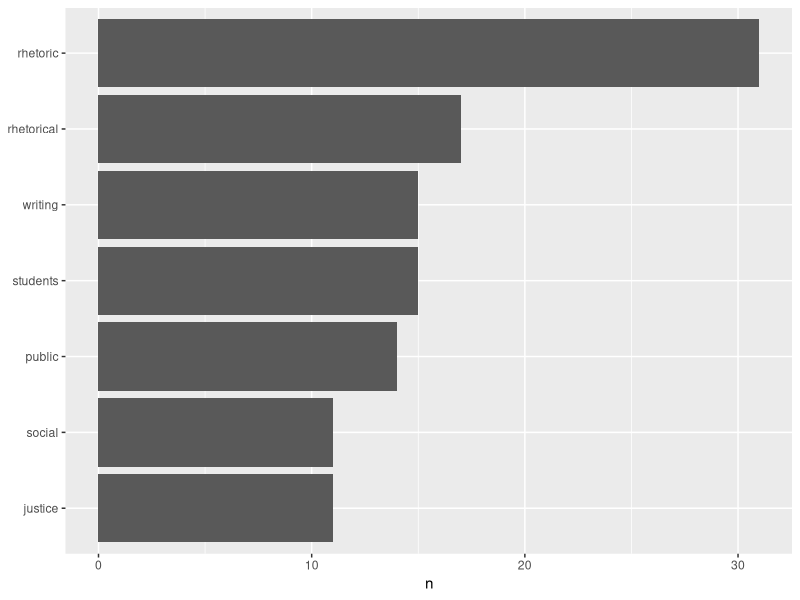
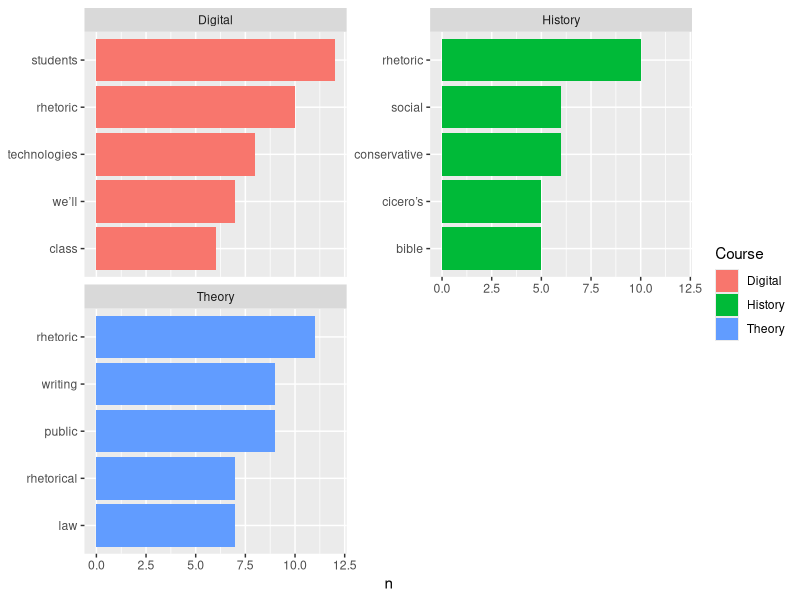
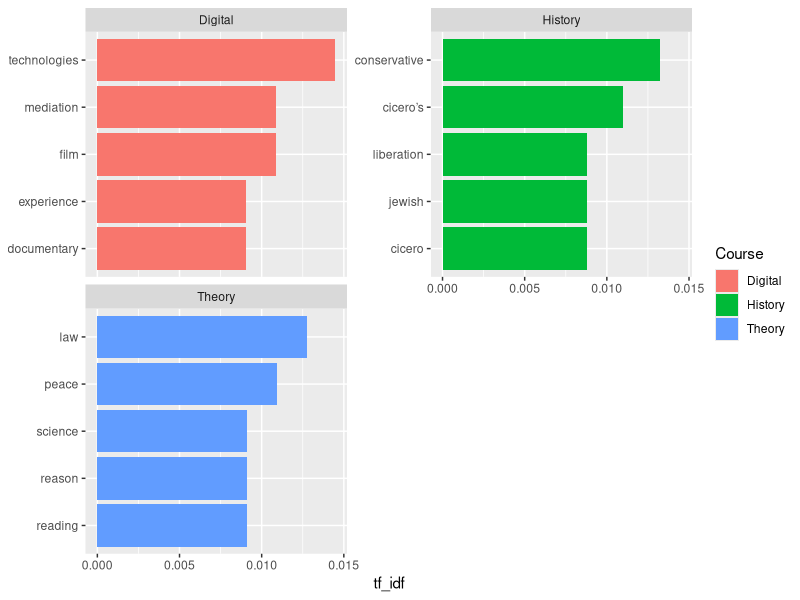

These charts were generated, in order, by the following R code:

# Tutorial 3: Text Analytics  ---------------------------------------------


# This script walks users through basic text analytic techniques including word frequencies and TF-IDF. It helps user identify the most common and most salient terms in different categories of recent rhetoric courses at The University of Texas at Austin. 


# Pre-Flight --------------------------------------------------------------

# Load libraries 
library(tidyverse)
library(tidytext)

# Load data
data <- read_csv("datasets/drw_courses.csv")

# Explore data by word frequency ------------------------------------------

# View most common words in all tweets
data %>%
  #Tokenize by word
  unnest_tokens(word, Description) %>%
  # Count and sort by word 
  count(word, sort = TRUE) 

# View most common words excluding stop words
data %>%
  unnest_tokens(word, Description) %>%
  #USe anti_join() to remove stop words 
  anti_join(stop_words) %>%
  count(word, sort = TRUE) 

#Visualize frequency of most common words occurring more frequently than 200 times
data %>%
  unnest_tokens(word, Description) %>%
  anti_join(stop_words) %>%
  count(word, sort = TRUE) %>%
  # Exclude words that appear fewer than 200 times
  filter(n > 10) %>%
  # Reorder descending
  mutate(word = reorder(word, n)) %>%
  #plot data
  ggplot(aes(x=word, y=n)) +
  # Add column geometry 
  geom_col() +
  #Remove the x axis labels 
  xlab(NULL) +
  #Flip coordinates so X data is on the Y axis
  coord_flip()



# RQ: What are the most common words by course? --------------------------

data %>%
  unnest_tokens(word, Description) %>%
  anti_join(stop_words) %>%
  # county by word and course
  count(word, Course, sort = TRUE) %>%
  group_by(Course) %>% 
  slice(1:5) %>%
  ungroup() %>%
  # Reorder descending
  mutate(Course= as.factor(Course),
       word = reorder_within(word, n, Course)) %>%
  ggplot(aes(word, n, fill = Course)) +
  geom_col() +
  xlab(NULL) +
  coord_flip()+
  scale_x_reordered()+ # This must be added to fix issues with the labels created above. 
  facet_wrap(~Course, ncol = 2, scales = "free_y")



# What are the most salient words by course? -----------------------------

#Save word data for each debate
data_word_n <- data %>%
  unnest_tokens(word, Description) %>%
  anti_join(stop_words) %>%
  count(Course, word, sort = TRUE)

# Get word count by debate compared to total count of each word
total_words <- data_word_n %>% 
  group_by(Course) %>% 
  summarize(total = sum(n))

# Create a new dataframe combining information on total number of words per tweet word frequency counts
data_word_n <- left_join(data_word_n, total_words)

# Get term frequency (TF),  inverse document frequency (IDF), and TF-IDF 
data_word_n <- data_word_n %>%
  # Calculates TF, IDF, and TF-IDF from word totals and TFs
  bind_tf_idf(word, Course, n)

#Visualize frequency of most common words occurring more frequently than 10 times by debate
data_word_n %>%
  arrange(desc(tf_idf)) %>%
  group_by(Course) %>% 
  slice(1:5) %>%
  ungroup() %>%
  #mutate(word = factor(word, levels = rev(unique(word)))) %>% This is replaced with the below to fix. 
  mutate(Course= as.factor(Course),
         word = reorder_within(word, tf_idf, Course)) %>%
  ggplot(aes(word, tf_idf, fill = Course)) +
  geom_col() +
  xlab(NULL) +
  coord_flip()+
  scale_x_reordered()+ # This must be added to fix issues with the labels created above. 
  facet_wrap(~Course, ncol = 2, scales = "free_y")
